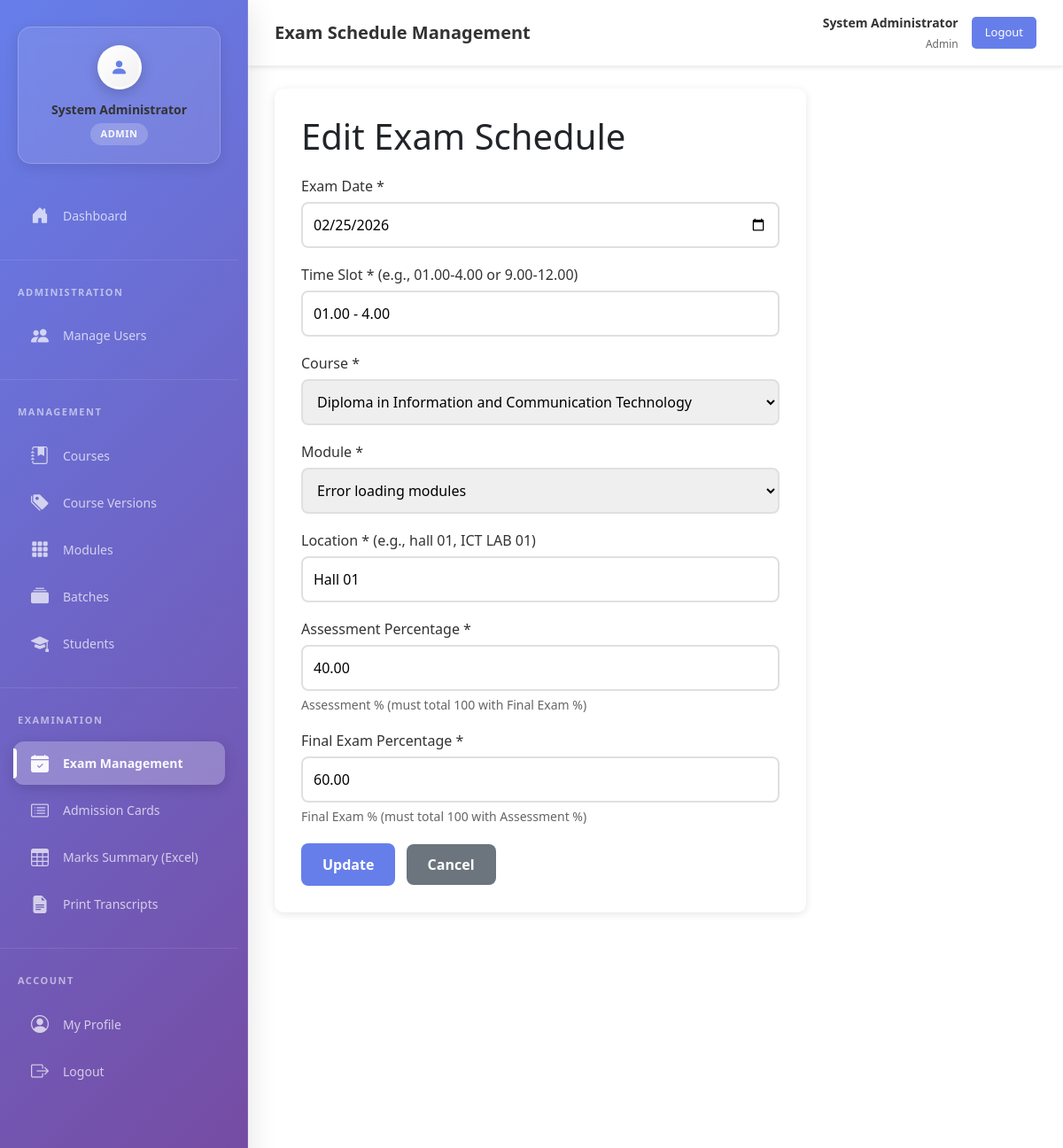
Screenshot of /views/index.php?action=exams&sub=edit&id=7 (signed in) with the database file from the repository.
### tables this page shows
CREATE TABLE IF NOT EXISTS `exams` (
  `id` int NOT NULL AUTO_INCREMENT,
  `exam_date` date NOT NULL,
  `time_slot` varchar(50) NOT NULL,
  `course_id` int NOT NULL,
  `module_id` int NOT NULL,
  `location` varchar(100) NOT NULL,
  `created_at` timestamp NULL DEFAULT CURRENT_TIMESTAMP,
  `updated_at` timestamp NULL DEFAULT CURRENT_TIMESTAMP ON UPDATE CURRENT_TIMESTAMP,
  `assessment_percentage` decimal(5,2) DEFAULT '0.00',
  `final_exam_percentage` decimal(5,2) DEFAULT '0.00',
  `resulted_status` varchar(20) NOT NULL DEFAULT 'pending',
  PRIMARY KEY (`id`),
  KEY `module_id` (`module_id`),
  KEY `idx_exam_date` (`exam_date`),
  KEY `idx_course` (`course_id`)
);

CREATE TABLE IF NOT EXISTS `courses` (
  `id` int NOT NULL AUTO_INCREMENT,
  `cname` varchar(100) NOT NULL,
  `created_at` timestamp NULL DEFAULT CURRENT_TIMESTAMP,
  `updated_at` timestamp NULL DEFAULT CURRENT_TIMESTAMP ON UPDATE CURRENT_TIMESTAMP,
  PRIMARY KEY (`id`),
  UNIQUE KEY `cname` (`cname`)
);

### models/Exam.php (called while the page is built, shortened)
<?php
require_once __DIR__ . '/../config/database.php';
class Exam {
    private $conn;
    private $table = "exams";
    public function __construct() {
        $database = new Database();
        $this->conn = $database->getDbConnection();
    }
    public function getById($id) {
        $query = "SELECT id, exam_date, time_slot, course_id, module_id, location, assessment_percentage, final_exam_percentage, resulted_status
                  FROM {$this->table}
                  WHERE id = :id LIMIT 1";
        $stmt = $this->conn->prepare($query);
        $stmt->bindParam(':id', $id);
        $stmt->execute();
        if ($stmt->rowCount() > 0) {
            $row = $stmt->fetch(PDO::FETCH_ASSOC);
            $this->id = $row['id'];
            $this->exam_date = $row['exam_date'];
            $this->time_slot = $row['time_slot'];
            $this->course_id = $row['course_id'];
            $this->location = $row['location'];
            $this->assessment_percentage = $row['assessment_percentage'] ?? 0;
            $this->final_exam_percentage = $row['final_exam_percentage'] ?? 0;
            return true;
        }
        return false;
    }
}
?>

### config/database.php (called while the page is built, shortened)
<?php
class Database {
    private $host = "localhost";
    private $db_name = "exam_management";
    private $username = "root";
    private $password = "1234";
    public function getDbConnection() {
        $this->conn = null;
        try {
            $this->conn = new PDO(
                "mysql:host=" . $this->host . ";dbname=" . $this->db_name . ";charset=utf8mb4",
                $this->username,
                $this->password
            );
            $this->conn->setAttribute(PDO::ATTR_ERRMODE, PDO::ERRMODE_EXCEPTION);
        } catch(PDOException $e) {
            error_log("Database Connection Error: " . $e->getMessage());
            return null;
        }
        return $this->conn;
    }
}
?>

### models/Course.php (called while the page is built, shortened)
<?php
require_once __DIR__ . '/../config/database.php';
class Course {
    private $conn;
    private $table = "courses";
    public function __construct() {
        $database = new Database();
        $this->conn = $database->getDbConnection();
    }
    public function getAllCourses($filters = []) {
        $query = "SELECT id, cname, created_at
                  FROM " . $this->table . "
                  WHERE 1=1";
        $params = [];
        $query .= " ORDER BY created_at DESC";
        $stmt = $this->conn->prepare($query);
        $stmt->execute();
        return $stmt->fetchAll(PDO::FETCH_ASSOC);
    }
}
?>

### views/exams/edit.php (the view, shortened to what this page needs)
<?php require_once __DIR__ . '/../includes/sidebar.php'; ?>
<?php require_once __DIR__ . '/../includes/header.php'; ?>
<div class="main-content">
    <div class="form-container">
        <h1 style="margin-bottom: 20px;">Edit Exam Schedule</h1>
        <form method="POST" action="index.php?action=exams&sub=edit&id=<?php echo $exam->id; ?>">
            <div class="form-group">
                <label for="exam_date">Exam Date *</label>
                <input type="date" id="exam_date" name="exam_date" required value="<?php echo htmlspecialchars($exam->exam_date ?? ''); ?>">
            </div>
            <div class="form-group">
                <label for="time_slot">Time Slot * (e.g., 01.00-4.00 or 9.00-12.00)</label>
                <input type="text" id="time_slot" name="time_slot" required placeholder="01.00-4.00" value="<?php echo htmlspecialchars($exam->time_slot ?? ''); ?>">
            </div>
            <div class="form-group">
                <label for="course_id">Course *</label>
                <select id="course_id" name="course_id" required>
                    <?php foreach($courses as $course): ?>
                        <option value="<?php echo $course['id']; ?>" <?php echo ($exam->course_id == $course['id'])?'selected':''; ?>>
                            <?php echo htmlspecialchars($course['cname']); ?>
                        </option>
                    <?php endforeach; ?>
                </select>
            </div>
            <div class="form-group">
                <label for="module_id">Module *</label>
                <select id="module_id" name="module_id" required>
                    <option value="">-- Select Module --</option>
                </select>
            </div>
            <div class="form-group">
                <label for="location">Location * (e.g., hall 01, ICT LAB 01)</label>
                <input type="text" id="location" name="location" required placeholder="hall 01" value="<?php echo htmlspecialchars($exam->location ?? ''); ?>">
            </div>
            <div class="form-group">
                <label for="assessment_percentage">Assessment Percentage *</label>
                <input type="number" id="assessment_percentage" name="assessment_percentage" step="0.01" min="0" max="100"
                       required placeholder="e.g., 30" value="<?php echo htmlspecialchars($exam->assessment_percentage ?? 0); ?>"
                       oninput="validatePercentages()">
                <small style="color: #666; margin-top: 5px; display: block;">Assessment % (must total 100 with Final Exam %)</small>
            </div>
            <div class="form-group">
                <label for="final_exam_percentage">Final Exam Percentage *</label>
                <input type="number" id="final_exam_percentage" name="final_exam_percentage" step="0.01" min="0" max="100"
                       required placeholder="e.g., 70" value="<?php echo htmlspecialchars($exam->final_exam_percentage ?? 0); ?>"
                       oninput="validatePercentages()">
                <small style="color: #666; margin-top: 5px; display: block;">Final Exam % (must total 100 with Assessment %)</small>
            </div>
            <div style="margin-top: 20px;">
                <button type="submit" class="btn-submit">Update</button>
                <a href="index.php?action=exams" class="btn-cancel">Cancel</a>
            </div>
        </form>
    </div>
</div>

### views/includes/sidebar.php (style rules this page uses)
* { box-sizing: border-box; }
:root { --sidebar-bg: linear-gradient(135deg, #667eea 0%, #764ba2 50%, #667eea 100%); --sidebar-width: 280px; --sidebar-shadow: 0 8px 32px rgba(0, 0, 0, 0.12); --menu-item-hover: rgba(255, 255, 255, 0.15); --menu-item-active: rgba(255, 255, 255, 0.25); --text-primary: rgba(255, 255, 255, 0.95); --text-secondary: rgba(255, 255, 255, 0.7); }
html, body { height: 100%; height: 100vh; height: 100dvh; margin: 0; padding: 0; overflow-x: hidden; overflow-y: auto; }

### views/exams/edit.php (style rules this page uses)
.main-content { margin-left:280px; margin-top:70px; padding:30px; background:white; min-height:calc(100vh - 70px); overflow:auto; }
.form-container { max-width:600px; background:white; padding:30px; border-radius:10px; box-shadow:0 2px 10px rgba(0,0,0,0.1); }
.form-group { margin-bottom:18px; }
.form-group label { display:block; margin-bottom:6px; color:#333; font-weight:500; }
.form-group input, .form-group select { width:100%; padding:12px; border:2px solid #e0e0e0; border-radius:8px; }
.btn-submit { padding:12px 24px; background:#667eea; color:white; border:none; border-radius:8px; font-weight:600; }
.btn-cancel { padding:12px 24px; background:#6c757d; color:white; text-decoration:none; border-radius:8px; font-weight:600; margin-left:8px; }

### rows the page displays
exams: exam_date "02/25/2026", time_slot "01.00 - 4.00", course_id "Diploma in Information and Communication Technology", location "Hall 01", assessment_percentage "40.00", final_exam_percentage "60.00"

### other values shown
$user_name "System Administrator"
$user_role "ADMIN"
$page_titles[$current_action] "Exam Schedule Management"
$_SESSION['full_name'] "System Administrator"
$_SESSION['role'] "Admin"
